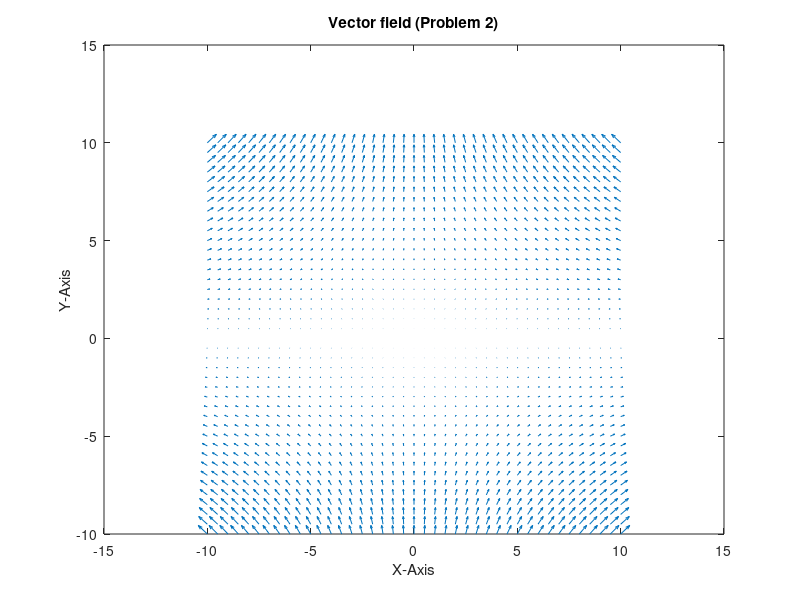
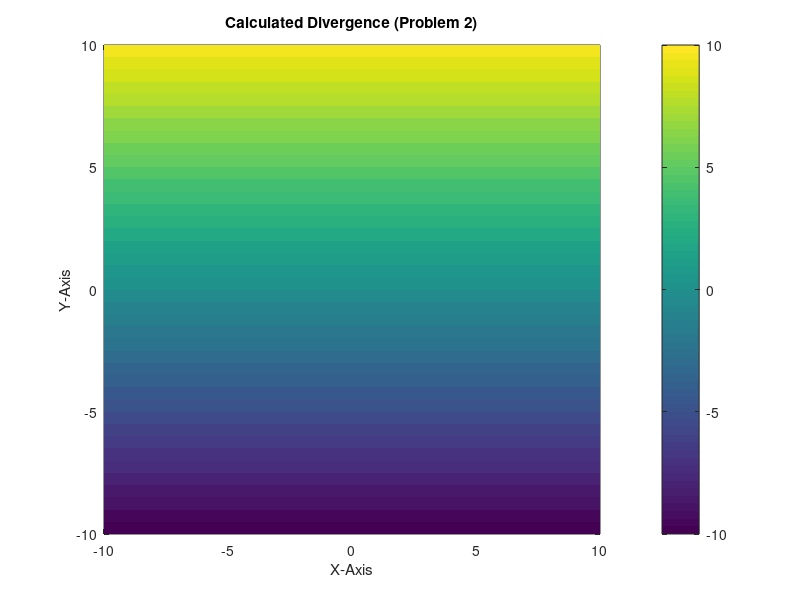
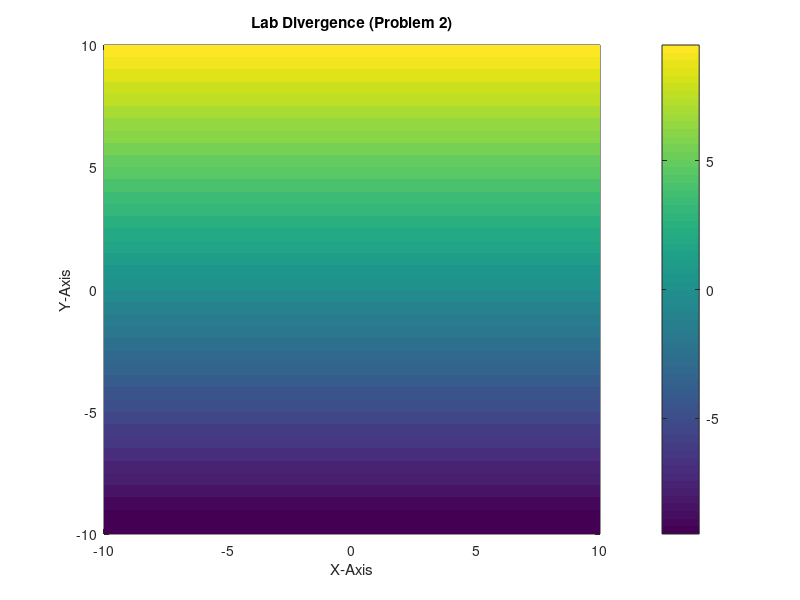
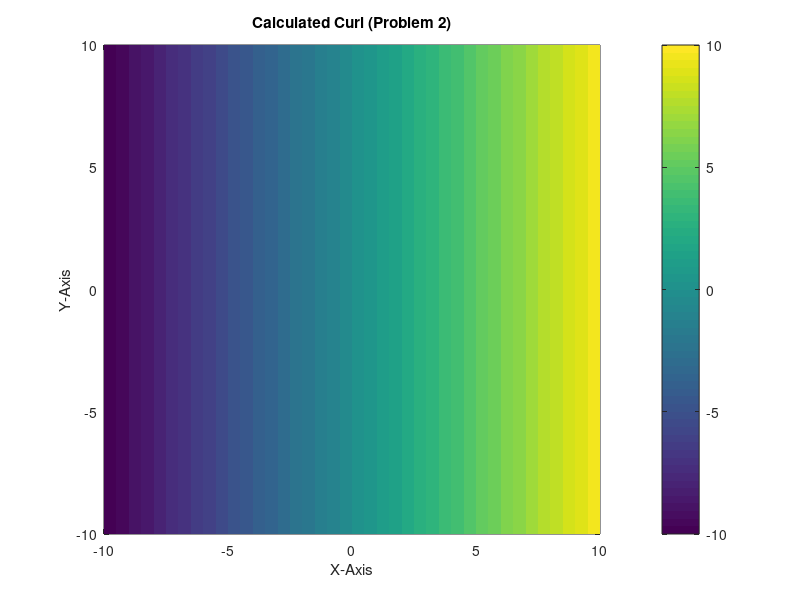

Reproduce these figures in MATLAB, in order.
% ECE 3331 Lab 2
% Edward Rees
% written 02.07.2020
% edited 02.07.2020


% clear and clean workspace and windows
clear
close all 

% variables and arrays
answer = 'Y'


% ECE 322 - HW 2
% Edward Rees
% written 01.20.2020
% edited 01.20.2020


% clear and clean workspace and windows
clear
close all 

% variables and arrays
answer = 'Y'

%   MESHGRID   X and Y arrays for 3-D plots.
%   [X,Y] = MESHGRID(x,y) transforms the domain specified by vectors
%   x and y into arrays X and Y that can be used for the evaluation
%   of functions of two variables and 3-D surface plots.
%   The rows of the output array X are copies of the vector x and
%   the columns of the output array Y are copies of the vector y.

%[X,Y] = meshgrid(-4:.2:4, -4:.2:4);
%Z = X .* exp (-X^2-Y.^2);
%surf (X,Y,Z)

%   Quiver plot.
%   QUIVER(X,Y,U,V) plots velocity vectors as arrows with components (u,v)
%   at the points (x,y).  The matrices X,Y,U,V must all be the same size
%   and contain corresponding position and velocity components (X and Y
%   can also be vectors to specify a uniform grid).  QUIVER automatically
%   scales the arrows to fit within the grid.
%   [x,y] = meshgrid(-2:.2:2,-1:.15:1);
%   z = x .* exp(-x.^2 - y.^2); 
%   [px,py] = gradient(z,.2,.15);
%   contour(x,y,z), hold on 
%   quiver(x,y,px,py), hold off, axis image


%generate mesh grid
[x,y] = meshgrid (-10:.5:10, -10:.5:10)

%generate x and y values of vectors
xcomp=-x.*y
ycomp=y.^2

%generate divergence
calc_div=(y)
lab_div=divergence(x,y,xcomp,ycomp)

%generate curl
calc_curl=(x)
lab_curl=curl(x,y,xcomp,ycomp)

%generate quiver plot
quiver (x,y,xcomp,ycomp)
title('Vector field (Problem 2)')
xlabel('X-Axis')
ylabel('Y-Axis')

%generate calculated divergence plot
hold on
figure
pcolor(x,y,calc_div); shading ('flat'); colorbar
title('Calculated Divergence (Problem 2)')
xlabel('X-Axis')
ylabel('Y-Axis')

%generate lab divergence plot
hold on
figure
pcolor(x,y,lab_div); shading ('flat'); colorbar
%caxis([-1 1])
title('Lab Divergence (Problem 2)')
xlabel('X-Axis')
ylabel('Y-Axis')

%generate calc curl plot
hold on
figure
pcolor(x,y,calc_curl); shading ('flat'); colorbar
title('Calculated Curl (Problem 2)')
xlabel('X-Axis')
ylabel('Y-Axis')

%generate calc curl plot
hold on
figure
pcolor(x,y,lab_curl); shading ('flat'); colorbar
title('Lab Curl (Problem 2)')
xlabel('X-Axis')
ylabel('Y-Axis')
